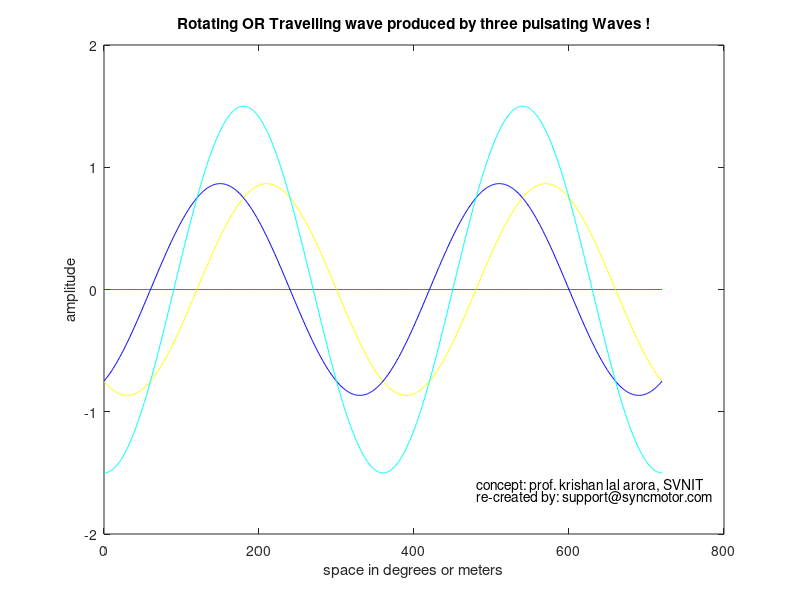

MATLAB code for this plot:
 % Model         :   electromagic
% Description   :   A program to simulate rotating magnetic fields 
%                   OR travelling magnetic fields produced from 
%                   addition of three pulsating waveforms
%                   Press Ctrl+C to stop simulation!
% File name     :   sync_three.m
% contact       :   support@syncmotor.com

% Copyright 2025-26 Synchronous Drives & Inverters Private Limited

clear all;
d = [0:1:720];          %space in degrees or meters, x-axis of the plot.
x = [0:2*pi/360:4*pi];  %sine angle in radians, for calculation of amplitude.
f = 0.1;                %frequency of harmonic wave.
Ts = 100e-3;            %sec // sample time for simulation
T_simulation = 25;      %sec // total simulation time
display('Press Ctrl+C to stop simulation!')

for t = 0:Ts:T_simulation;
    y = 2*pi*f*t;
    z1 = sin(x)*sin(y);
    z2 = sin(x-(2*pi/3))*sin(y-(2*pi/3)); 
    z3 = sin(x-(-2*pi/3))*sin(y-(-2*pi/3)); 
    a = z1+z2+z3;
    axis([0 720 -2 2]);
    drawnow
    plot(d,z1,'r-',d,z2,'y-',d,z3,'b-',d,a,'c-')
    title('Rotating OR Travelling wave produced by three pulsating Waves !')
    xlabel('space in degrees or meters')
    ylabel('amplitude')
    text(480,-1.6,'concept: prof. krishan lal arora, SVNIT')
    text(480,-1.7,'re-created by: support@syncmotor.com')
end
